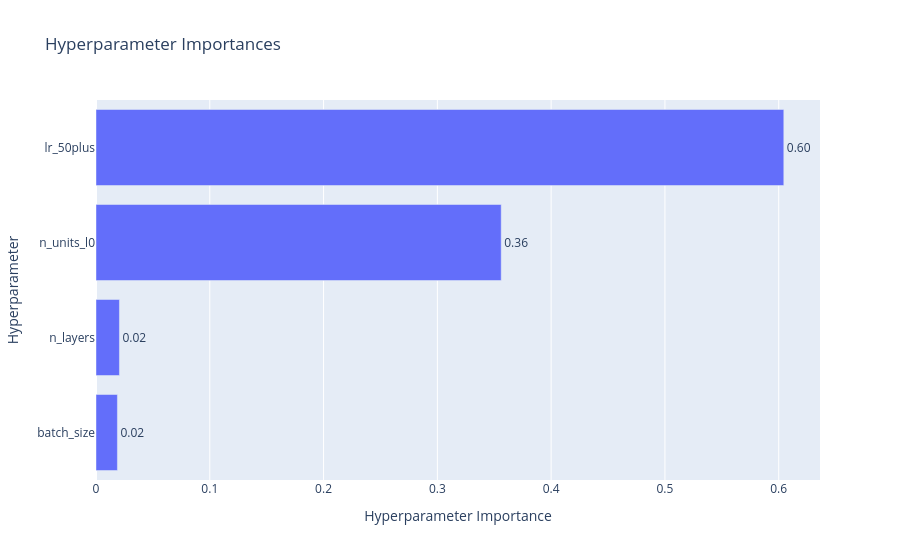
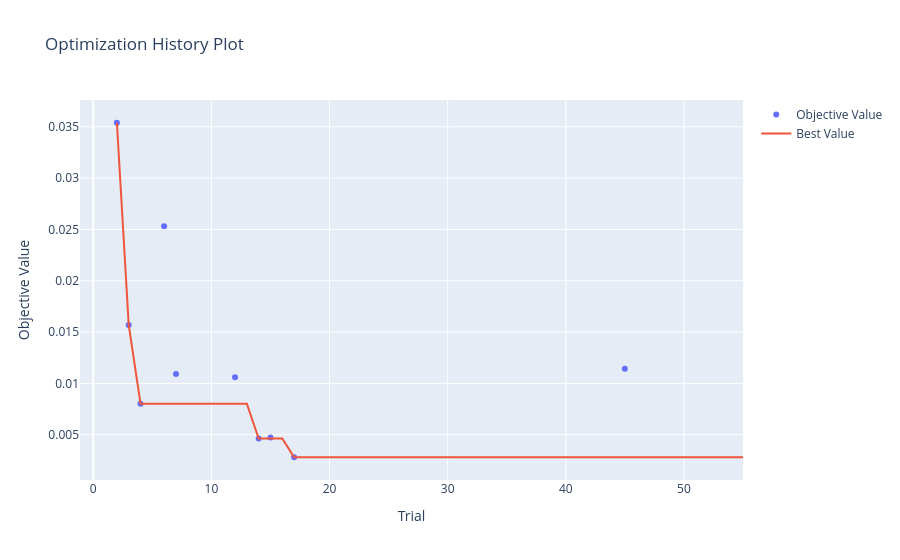

Here is the notebook cell these charts were saved with, in order:
### Code cell
#Visualize parameter importance
optuna.visualization.plot_param_importances(study).show()
optuna.visualization.plot_optimization_history(study).show()
#optuna.visualization.plot_slice(study, params = ['lr']).show()

### Figure 1 — Plotly figure (JSON) as saved in the notebook; plotly's stock layout.template omitted (floating-point values rounded to 4 significant figures)
{"data": [{"cliponaxis": false, "hovertemplate": ["batch_size (CategoricalDistribution): 0.01880828971498317<extra></extra>", "n_layers (IntDistribution): 0.020603122739931073<extra></extra>", "n_units_l0 (IntDistribution): 0.35611849065859824<extra></extra>", "lr_50plus (FloatDistribution): 0.6044700968864876<extra></extra>"], "name": "Objective Value", "orientation": "h", "text": ["0.02", "0.02", "0.36", "0.60"], "textposition": "outside", "type": "bar", "x": [0.01881, 0.0206, 0.3561, 0.6045], "y": ["batch_size", "n_layers", "n_units_l0", "lr_50plus"]}], "layout": {"title": {"text": "Hyperparameter Importances"}, "xaxis": {"title": {"text": "Hyperparameter Importance"}}, "yaxis": {"title": {"text": "Hyperparameter"}}}}

### Figure 2 — Plotly figure (JSON) as saved in the notebook; plotly's stock layout.template omitted (floating-point values rounded to 4 significant figures)
{"data": [{"mode": "markers", "name": "Objective Value", "type": "scatter", "x": [2, 3, 4, 6, 7, 12, 14, 15, 17, 45], "y": [0.03539, 0.01569, 0.008021, 0.0253, 0.01092, 0.0106, 0.004631, 0.004731, 0.002807, 0.01142]}, {"mode": "lines", "name": "Best Value", "type": "scatter", "x": [0, 1, 2, 3, 4, 5, 6, 7, 8, 9, 10, 11, 12, 13, 14, 15, 16, 17, 18, 19, 20, 21, 22, 23, 24, 25, 26, 27, 28, 29, 30, 31, 32, 33, 34, 35, 36, 37, 38, 39, 40, 41, 42, 43, 44, 45, 46, 47, 48, 49, 50, 51, 52, 53, 54, 55], "y": [null, null, 0.03539, 0.01569, 0.008021, 0.008021, 0.008021, 0.008021, 0.008021, 0.008021, 0.008021, 0.008021, 0.008021, 0.008021, 0.004631, 0.004631, 0.004631, 0.002807, 0.002807, 0.002807, 0.002807, 0.002807, 0.002807, 0.002807, 0.002807, 0.002807, 0.002807, 0.002807, 0.002807, 0.002807, 0.002807, 0.002807, 0.002807, 0.002807, 0.002807, 0.002807, 0.002807, 0.002807, 0.002807, 0.002807, 0.002807, 0.002807, 0.002807, 0.002807, 0.002807, 0.002807, 0.002807, 0.002807, 0.002807, 0.002807, 0.002807, 0.002807, 0.002807, 0.002807, 0.002807, 0.002807]}, {"marker": {"color": "#cccccc"}, "mode": "markers", "name": "Infeasible Trial", "showlegend": false, "type": "scatter", "x": [], "y": []}], "layout": {"title": {"text": "Optimization History Plot"}, "xaxis": {"title": {"text": "Trial"}}, "yaxis": {"title": {"text": "Objective Value"}}}}
